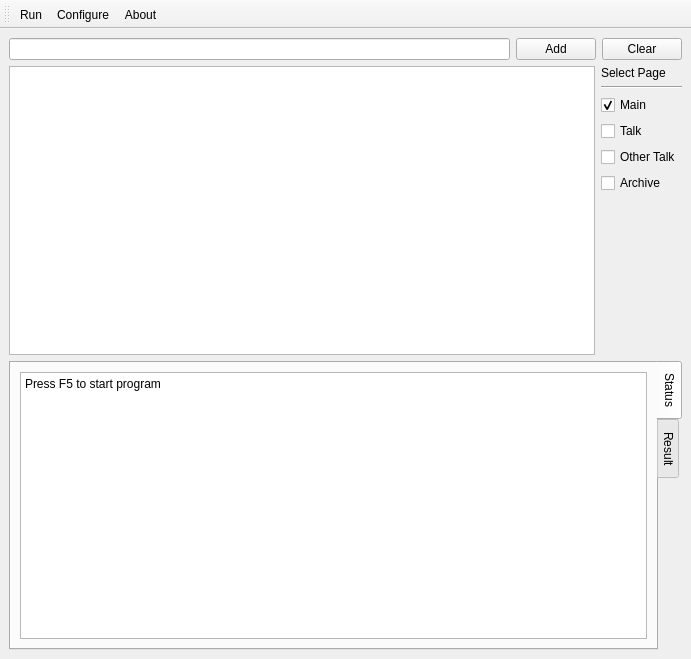
<?xml version="1.0" encoding="UTF-8"?>
<ui version="4.0">
 <class>Wiki_Tool</class>
 <widget class="QMainWindow" name="Wiki_Tool">
  <property name="geometry">
   <rect>
    <x>0</x>
    <y>0</y>
    <width>691</width>
    <height>659</height>
   </rect>
  </property>
  <property name="windowTitle">
   <string>Wiki Export Tool</string>
  </property>
  <widget class="QWidget" name="centralWidget">
   <layout class="QGridLayout" name="gridLayout">
    <item row="0" column="0" colspan="2">
     <layout class="QHBoxLayout" name="horizontalLayout">
      <item>
       <widget class="QLineEdit" name="lineEdit_articlename">
        <property name="text">
         <string/>
        </property>
       </widget>
      </item>
      <item>
       <widget class="QPushButton" name="pushButton_add">
        <property name="text">
         <string>Add</string>
        </property>
       </widget>
      </item>
      <item>
       <widget class="QPushButton" name="pushButton_clear">
        <property name="text">
         <string>Clear</string>
        </property>
       </widget>
      </item>
     </layout>
    </item>
    <item row="1" column="0">
     <widget class="QTextEdit" name="textEdit_articlelist"/>
    </item>
    <item row="1" column="1">
     <layout class="QVBoxLayout" name="verticalLayout">
      <item>
       <layout class="QHBoxLayout" name="horizontalLayout_2">
        <item>
         <widget class="QLabel" name="label">
          <property name="text">
           <string>Select Page</string>
          </property>
         </widget>
        </item>
       </layout>
      </item>
      <item>
       <widget class="Line" name="line">
        <property name="orientation">
         <enum>Qt::Horizontal</enum>
        </property>
       </widget>
      </item>
      <item>
       <widget class="QCheckBox" name="checkBox_main">
        <property name="acceptDrops">
         <bool>false</bool>
        </property>
        <property name="text">
         <string>Main</string>
        </property>
        <property name="checked">
         <bool>true</bool>
        </property>
       </widget>
      </item>
      <item>
       <widget class="QCheckBox" name="checkBox_talk">
        <property name="text">
         <string>Talk</string>
        </property>
       </widget>
      </item>
      <item>
       <widget class="QCheckBox" name="checkBox_othertalk">
        <property name="text">
         <string>Other Talk</string>
        </property>
       </widget>
      </item>
      <item>
       <widget class="QCheckBox" name="checkBox_archives">
        <property name="text">
         <string>Archive</string>
        </property>
       </widget>
      </item>
      <item>
       <spacer name="verticalSpacer">
        <property name="orientation">
         <enum>Qt::Vertical</enum>
        </property>
        <property name="sizeHint" stdset="0">
         <size>
          <width>20</width>
          <height>40</height>
         </size>
        </property>
       </spacer>
      </item>
     </layout>
    </item>
    <item row="2" column="0" colspan="2">
     <widget class="QTabWidget" name="tabWidget_status">
      <property name="minimumSize">
       <size>
        <width>0</width>
        <height>0</height>
       </size>
      </property>
      <property name="baseSize">
       <size>
        <width>0</width>
        <height>0</height>
       </size>
      </property>
      <property name="layoutDirection">
       <enum>Qt::LeftToRight</enum>
      </property>
      <property name="autoFillBackground">
       <bool>false</bool>
      </property>
      <property name="tabPosition">
       <enum>QTabWidget::East</enum>
      </property>
      <property name="tabShape">
       <enum>QTabWidget::Rounded</enum>
      </property>
      <property name="currentIndex">
       <number>0</number>
      </property>
      <property name="elideMode">
       <enum>Qt::ElideNone</enum>
      </property>
      <widget class="QWidget" name="tab_3">
       <attribute name="title">
        <string>Status</string>
       </attribute>
       <layout class="QGridLayout" name="gridLayout_2">
        <item row="0" column="0">
         <widget class="QTextBrowser" name="textBrowser_status">
          <property name="autoFillBackground">
           <bool>false</bool>
          </property>
          <property name="verticalScrollBarPolicy">
           <enum>Qt::ScrollBarAsNeeded</enum>
          </property>
          <property name="html">
           <string>&lt;!DOCTYPE HTML PUBLIC &quot;-//W3C//DTD HTML 4.0//EN&quot; &quot;http://www.w3.org/TR/REC-html40/strict.dtd&quot;&gt;
&lt;html&gt;&lt;head&gt;&lt;meta name=&quot;qrichtext&quot; content=&quot;1&quot; /&gt;&lt;style type=&quot;text/css&quot;&gt;
p, li { white-space: pre-wrap; }
&lt;/style&gt;&lt;/head&gt;&lt;body style=&quot; font-family:'SimSun'; font-size:9pt; font-weight:400; font-style:normal;&quot;&gt;
&lt;p style=&quot; margin-top:0px; margin-bottom:0px; margin-left:0px; margin-right:0px; -qt-block-indent:0; text-indent:0px;&quot;&gt;&lt;span style=&quot; font-family:'Ubuntu';&quot;&gt;Press F5 to start program&lt;/span&gt;&lt;/p&gt;&lt;/body&gt;&lt;/html&gt;</string>
          </property>
          <property name="acceptRichText">
           <bool>true</bool>
          </property>
         </widget>
        </item>
       </layout>
      </widget>
      <widget class="QWidget" name="tab_4">
       <attribute name="title">
        <string>Result</string>
       </attribute>
       <layout class="QGridLayout" name="gridLayout_3">
        <item row="0" column="0">
         <widget class="QTextBrowser" name="textBrowser_result">
          <property name="contextMenuPolicy">
           <enum>Qt::DefaultContextMenu</enum>
          </property>
          <property name="autoFillBackground">
           <bool>false</bool>
          </property>
          <property name="verticalScrollBarPolicy">
           <enum>Qt::ScrollBarAsNeeded</enum>
          </property>
          <property name="html">
           <string>&lt;!DOCTYPE HTML PUBLIC &quot;-//W3C//DTD HTML 4.0//EN&quot; &quot;http://www.w3.org/TR/REC-html40/strict.dtd&quot;&gt;
&lt;html&gt;&lt;head&gt;&lt;meta name=&quot;qrichtext&quot; content=&quot;1&quot; /&gt;&lt;style type=&quot;text/css&quot;&gt;
p, li { white-space: pre-wrap; }
&lt;/style&gt;&lt;/head&gt;&lt;body style=&quot; font-family:'SimSun'; font-size:9pt; font-weight:400; font-style:normal;&quot;&gt;
&lt;p style=&quot;-qt-paragraph-type:empty; margin-top:0px; margin-bottom:0px; margin-left:0px; margin-right:0px; -qt-block-indent:0; text-indent:0px; font-family:'Ubuntu'; font-size:11pt;&quot;&gt;&lt;br /&gt;&lt;/p&gt;&lt;/body&gt;&lt;/html&gt;</string>
          </property>
         </widget>
        </item>
       </layout>
      </widget>
     </widget>
    </item>
   </layout>
  </widget>
  <widget class="QToolBar" name="toolBar">
   <property name="windowTitle">
    <string>toolBar</string>
   </property>
   <attribute name="toolBarArea">
    <enum>TopToolBarArea</enum>
   </attribute>
   <attribute name="toolBarBreak">
    <bool>false</bool>
   </attribute>
   <addaction name="actionRun"/>
   <addaction name="actionConfigure"/>
   <addaction name="actionAbout"/>
  </widget>
  <action name="actionRun">
   <property name="text">
    <string>Run</string>
   </property>
   <property name="toolTip">
    <string>Run</string>
   </property>
   <property name="shortcut">
    <string>F5</string>
   </property>
  </action>
  <action name="actionConfigure">
   <property name="text">
    <string>Configure</string>
   </property>
   <property name="shortcut">
    <string>Ctrl+O</string>
   </property>
  </action>
  <action name="actionAbout">
   <property name="text">
    <string>About</string>
   </property>
  </action>
 </widget>
 <resources/>
 <connections>
  <connection>
   <sender>pushButton_clear</sender>
   <signal>clicked()</signal>
   <receiver>textEdit_articlelist</receiver>
   <slot>clear()</slot>
   <hints>
    <hint type="sourcelabel">
     <x>404</x>
     <y>57</y>
    </hint>
    <hint type="destinationlabel">
     <x>330</x>
     <y>154</y>
    </hint>
   </hints>
  </connection>
 </connections>
</ui>
